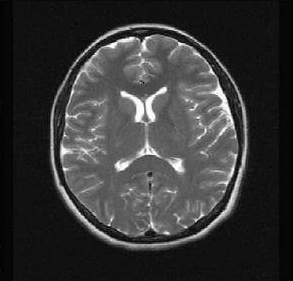
#> input picture Image Processing/images/Healthy MRI Raw.png, 293 x 281 px
$ python grabcut_foreground_extraction.py
#> lines starting #> are read from the running program, lines starting #| are printed output that depends on the picture
import numpy as np
import cv2 as cv
from matplotlib import pyplot as plt

abnormal_mri_image = "../images/Abnormal MRI Raw.png"
healthy_mri_image = "../images/Healthy MRI Raw.png"
img = cv.imread(healthy_mri_image)
#> img is the input picture: shape (281, 293, 3); min 0, max 255, mean 54.7
assert img is not None, "file could not be read, check with os.path.exists()"
mask = np.zeros(img.shape[:2], np.uint8)
bgdModel = np.zeros((1, 65), np.float64)
fgdModel = np.zeros((1, 65), np.float64)
rect = (50, 50, 450, 290)
cv.grabCut(img, mask, rect, bgdModel, fgdModel, 5, cv.GC_INIT_WITH_RECT)
mask2 = np.where((mask == 2) | (mask == 0), 0, 1).astype("uint8")
img = img * mask2[:, :, np.newaxis]
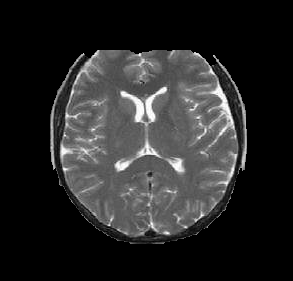
#> img: shape (281, 293, 3); min 0, max 255, mean 40
plt.imshow(img), plt.colorbar(), plt.show()
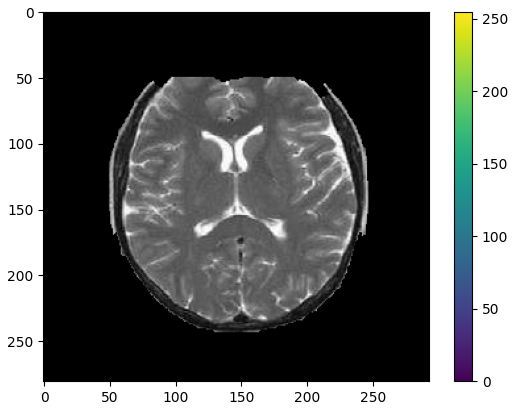
#> figure drawn by matplotlib, 2 panels

$ run again, with Image Processing/images/MRI Healthy vs Abnormal Example.png copied over Image Processing/images/Healthy MRI Raw.png
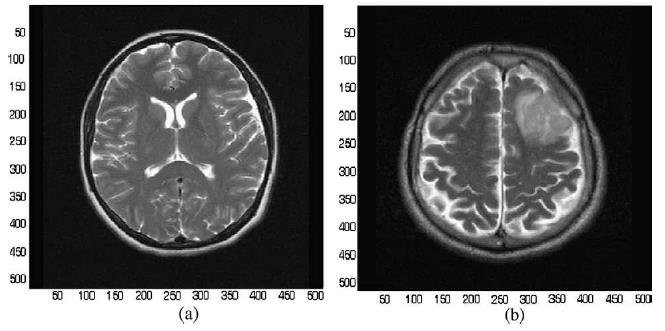
#> input picture Image Processing/images/MRI Healthy vs Abnormal Example.png, 665 x 331 px
#> img is the input picture: shape (331, 665, 3); min 0, max 255, mean 96.8
#> `img = img * mask2[:, :, np.newaxis]`:
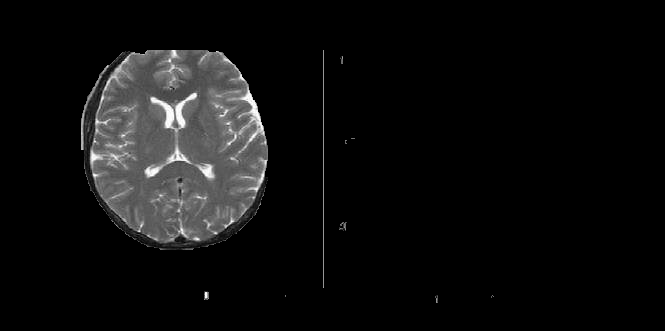
#> img: shape (331, 665, 3); min 0, max 255, mean 15
#> `plt.imshow(img), plt.colorbar(), plt.show()`:
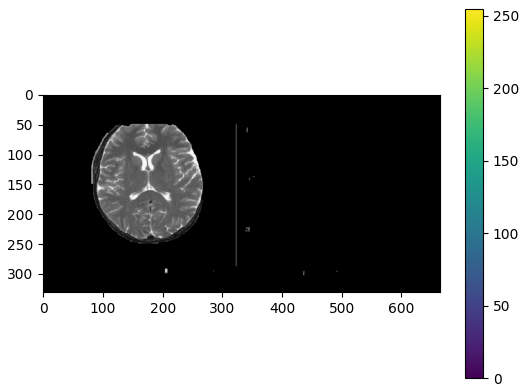
#> figure drawn by matplotlib, 2 panels
